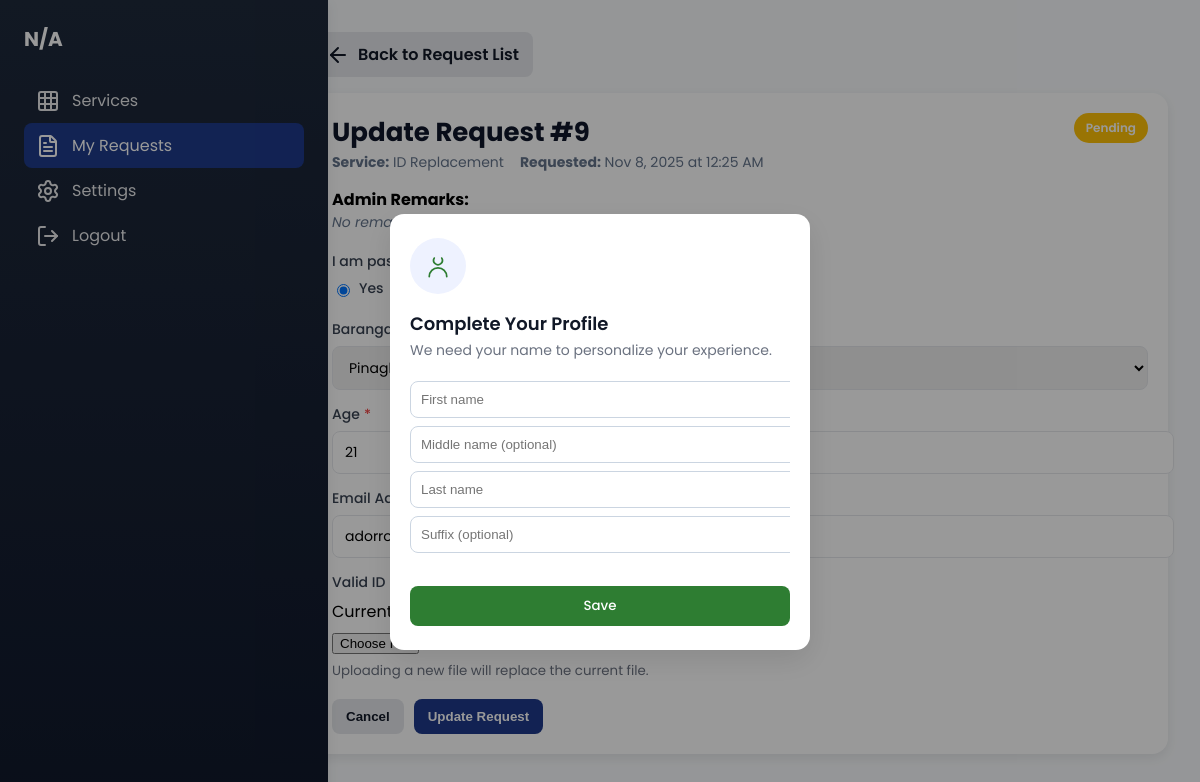
The page /request_update.php?request_id=9 (signed in) on the database its author committed.
### tables this page shows
CREATE TABLE `services_requests` (
  `request_id` int(11) NOT NULL,
  `service_id` int(11) NOT NULL,
  `user_id` bigint(20) UNSIGNED NOT NULL,
  `status_id` int(11) NOT NULL DEFAULT 1,
  `admin_remarks` text DEFAULT NULL,
  `can_update` tinyint(1) NOT NULL DEFAULT 0,
  `requested_at` timestamp NULL DEFAULT current_timestamp()
);

CREATE TABLE `services_list` (
  `service_id` int(11) NOT NULL,
  `name` varchar(255) NOT NULL,
  `description` text DEFAULT NULL,
  `icon` text DEFAULT NULL,
  `button_text` text DEFAULT NULL,
  `is_active` tinyint(1) NOT NULL DEFAULT 1
);

CREATE TABLE `services_request_statuses` (
  `status_id` int(11) NOT NULL,
  `status_name` varchar(100) NOT NULL,
  `description` varchar(255) DEFAULT NULL,
  `color_hex` varchar(7) NOT NULL
);

CREATE TABLE `services_fields` (
  `field_id` int(11) NOT NULL,
  `service_id` int(11) NOT NULL,
  `label` varchar(255) NOT NULL,
  `field_type` varchar(250) NOT NULL,
  `is_required` tinyint(1) NOT NULL DEFAULT 1,
  `display_order` int(11) NOT NULL,
  `allowed_file_types` varchar(255) DEFAULT NULL,
  `visible_when_value` varchar(255) DEFAULT NULL,
  `visible_when_option_id` int(11) DEFAULT NULL,
  `max_file_size_mb` int(11) DEFAULT NULL
);

CREATE TABLE `services_field_options` (
  `option_id` int(11) NOT NULL,
  `field_id` int(11) NOT NULL,
  `option_label` varchar(255) NOT NULL,
  `option_value` varchar(255) NOT NULL,
  `display_order` int(11) NOT NULL DEFAULT 0
);

### request_update.php (the view, shortened to what this page needs)
<?php
require_once 'connection/main_connection.php';
$request_id = isset($_GET['request_id']) ? intval($_GET['request_id']) : 0;
$user_id = intval($_SESSION['user_id']);
$request = null;
try {
    $stmt = $conn->prepare("SELECT sr.request_id, sr.service_id, sr.requested_at, sr.admin_remarks, sl.name AS service_name, srs.status_name, srs.color_hex
                            FROM services_requests sr
                            JOIN services_list sl ON sr.service_id = sl.service_id
                            JOIN services_request_statuses srs ON sr.status_id = srs.status_id
                            WHERE sr.request_id = ? AND sr.user_id = ?");
    $stmt->bind_param('ii', $request_id, $user_id);
    $stmt->execute();
    $res = $stmt->get_result();
    $request = $res->fetch_assoc();
    $service_id = intval($request['service_id']);
    $fields = [];
    $stmtF = $conn->prepare("SELECT field_id, label, field_type, is_required, display_order, visible_when_option_id FROM services_fields WHERE service_id = ? ORDER BY display_order ASC");
    $stmtF->bind_param('i', $service_id);
    $stmtF->execute();
    $resF = $stmtF->get_result();
    while ($row = $resF->fetch_assoc()) {
        $fields[] = $row;
    }
    $options = [];
    $stmtO = $conn->prepare("SELECT option_id, field_id, option_value, option_label FROM services_field_options WHERE field_id IN (SELECT field_id FROM services_fields WHERE service_id = ?)");
    $stmtO->bind_param('i', $service_id);
    $stmtO->execute();
    $resO = $stmtO->get_result();
    while ($row = $resO->fetch_assoc()) {
        $fid = intval($row['field_id']);
        if (!isset($options[$fid])) $options[$fid] = [];
        $options[$fid][] = $row;
    }
    $answers = [];
    $stmtA = $conn->prepare("SELECT field_id, answer_value FROM services_answers WHERE request_id = ?");
    $stmtA->bind_param('i', $request_id);
    $stmtA->execute();
    $resA = $stmtA->get_result();
    while ($row = $resA->fetch_assoc()) {
        $answers[intval($row['field_id'])] = $row['answer_value'];
    }
} catch (Exception $e) {
    error_log('Error loading request update: ' . $e->getMessage());
    header('Location: error.php?type=db');
    exit;
}
?>
<!DOCTYPE html>
<html lang="en">
<head>
</head>
<body>
    <aside class="sidebar">
        <div class="sidebar-header">
            <h2 class="user-fullname"><i data-lucide="graduation-cap"></i> Student Success Office</h2>
        </div>
        <nav>
            <ul class="sidebar-nav">
                <li><a href="home.php"><i data-lucide="grid-3x3"></i> Services</a></li>
                <li><a href="requests.php" class="active"><i data-lucide="file-text"></i> My Requests</a></li>
                <li><a href="settings.php"><i data-lucide="settings"></i> Settings</a></li>
                <li><a href="login.php"><i data-lucide="log-out"></i> Logout</a></li>
            </ul>
        </nav>
    </aside>
    <main class="main-content">
        <div class="container">
            <a href="requests.php" class="btn btn-secondary" style="text-decoration:none; display:inline-flex; align-items:center; gap:8px;"> <i data-lucide="arrow-left"></i> Back to Request List</a>
            <div class="card" style="margin-top: 16px;">
                <div class="header" style="display:flex; justify-content:space-between; align-items:flex-start;">
                    <div>
                        <h1>Update Request #<?php echo htmlspecialchars($request['request_id']); ?></h1>
                        <div class="meta">
                            <div><strong>Service:</strong> <?php echo htmlspecialchars($request['service_name']); ?></div>
                            <div><strong>Requested:</strong> <?php echo date('M j, Y \a\t g:i A', strtotime($request['requested_at'])); ?></div>
                        </div>
                    </div>
                    <div>
                        <span class="status-badge" style="background: <?php echo htmlspecialchars($request['color_hex']); ?>;"><?php echo htmlspecialchars($request['status_name']); ?></span>
                    </div>
                </div>
                <div style="margin-top: 14px;">
                    <strong>Admin Remarks:</strong>
                    <?php if (!empty($request['admin_remarks'])): ?>
                        <div class="remarks"><?php echo nl2br(htmlspecialchars($request['admin_remarks'])); ?></div>
                    <?php else: ?>
                        <div class="remarks empty">No remarks yet</div>
                    <?php endif; ?>
                </div>
                <form id="updateForm" method="POST" action="api/update-service-request.php" enctype="multipart/form-data" style="margin-top:18px;">
                    <?php foreach ($fields as $f): ?>
                        <?php
                        $fid = intval($f['field_id']);
                        $label = $f['label'];
                        $type = $f['field_type'];
                        $required = intval($f['is_required']) === 1;
                        $name = 'field-' . $fid;
                        $current = isset($answers[$fid]) ? $answers[$fid] : '';
                        $visibleOptionId = isset($f['visible_when_option_id']) ? intval($f['visible_when_option_id']) : null;
                        ?>
                        <div class="form-row" id="field-container-field-<?php echo $fid; ?>" data-visible-when-option-id="<?php echo $visibleOptionId ? htmlspecialchars($visibleOptionId) : ''; ?>" style="position: relative; display: <?php echo $visibleOptionId ? 'none' : 'block'; ?>;">
                            <label><?php echo htmlspecialchars($label); ?><?php if ($required): ?><span style="color:#ef4444; margin-left:4px;">*</span><?php endif; ?></label>
                            <?php if ($type === 'textarea'): ?>
                                <textarea name="<?php echo $name; ?>" rows="3" <?php echo $required ? 'required' : ''; ?>><?php echo htmlspecialchars($current); ?></textarea>
                            <?php elseif ($type === 'date'): ?>
                                <input type="date" name="<?php echo $name; ?>" value="<?php echo htmlspecialchars($current); ?>" <?php echo $required ? 'required' : ''; ?> />
                            <?php elseif ($type === 'select'): ?>
                                <select name="<?php echo $name; ?>" <?php echo $required ? 'required' : ''; ?>>
                                    <option value="">-- Select --</option>
                                    <?php foreach (($options[$fid] ?? []) as $opt): ?>
                                        <?php $selected = ($current === $opt['option_value']) ? 'selected' : ''; ?>
                                        <option value="<?php echo htmlspecialchars($opt['option_value']); ?>" data-option-id="<?php echo htmlspecialchars($opt['option_id']); ?>" <?php echo $selected; ?>><?php echo htmlspecialchars($opt['option_label']); ?></option>
                                    <?php endforeach; ?>
                                </select>
                            <?php elseif ($type === 'radio'): ?>
                                <div>
                                    <?php foreach (($options[$fid] ?? []) as $opt): ?>
                                        <?php $checked = ($current === $opt['option_value']) ? 'checked' : ''; ?>
                                        <label style="display:inline-flex; align-items:center; gap:6px; margin-right:16px;">
                                            <input type="radio" name="<?php echo $name; ?>" value="<?php echo htmlspecialchars($opt['option_value']); ?>" data-option-id="<?php echo htmlspecialchars($opt['option_id']); ?>" <?php echo $checked; ?> <?php echo $required ? 'required' : ''; ?> />
                                            <?php echo htmlspecialchars($opt['option_label']); ?>
                                        </label>
                                    <?php endforeach; ?>
                                </div>
                            <?php elseif ($type === 'file'): ?>
                                <?php if ($current): ?>
                                    <div style="margin-bottom:6px;">Current: <a href="<?php echo htmlspecialchars($current); ?>" target="_blank" rel="noopener" style="color: var(--primary); text-decoration: none;"><?php echo htmlspecialchars(basename($current)); ?></a></div>
                                <?php endif; ?>
                                <small style="display:block; color:#6b7280; margin-top:6px;">Uploading a new file will replace the current file.</small>
                            <?php else: ?>
                                <input type="text" name="<?php echo $name; ?>" value="<?php echo htmlspecialchars($current); ?>" <?php echo $required ? 'required' : ''; ?> />
                            <?php endif; ?>
                        </div>
                    <?php endforeach; ?>
                    <div class="button-group">
                        <button type="button" class="btn btn-secondary" onclick="window.location.href='request_view.php?request_id=<?php echo htmlspecialchars($request_id); ?>'">Cancel</button>
                        <button type="submit" class="btn btn-primary" id="updateBtn">Update Request</button>
                    </div>
                </form>
            </div>
        </div>
    </main>
    <?php include 'includes/modal.php'; ?>
</body>
</html>

### request_update.php (style rules this page uses)
:root { --primary: #1E3A8A; --on-primary: #fff; --background: #f8fafc; --surface: #fff; --on-surface: #64748b; --on-background: #0f172a; --elevation-1: 0 4px 12px rgba(0, 0, 0, 0.08); }
body { font-family: 'Poppins', sans-serif; background: var(--background); margin: 0; }
.sidebar { position: fixed; left: 0; top: 0; bottom: 0; width: 280px; background: linear-gradient(180deg, #1E293B 0%, #0F172A 100%); color: #fff; box-shadow: var(--elevation-1); padding: 24px; }
.sidebar-header h2 { margin: 0; font-size: 20px; display: flex; align-items: center; gap: 10px; }
.sidebar-nav { list-style: none; padding: 0; margin: 24px 0 0 0; }
.sidebar-nav a { display: flex; align-items: center; gap: 12px; color: #fff; text-decoration: none; padding: 10px 12px; border-radius: 8px; opacity: .9; }
.sidebar-nav a.active { background: var(--primary); color: var(--on-primary); opacity: 1; }
.main-content { margin-left: 280px; padding: 32px; min-height: 100vh; }
.container { max-width: 1100px; margin: 0 auto; }
.card { background: var(--surface); border-radius: 16px; box-shadow: var(--elevation-1); padding: 20px; }
.header h1 { margin: 0; font-size: 26px; color: var(--on-background); }
.meta { display: flex; gap: 16px; align-items: center; color: var(--on-surface); font-size: 14px; }
.form-row { margin-top: 14px; }
.form-row label { display: block; margin-bottom: 6px; font-weight: 500; color: #374151; font-size: 14px; }
.button-group { margin-top: 18px; display: flex; gap: 10px; }
.btn { padding: 10px 14px; border: none; border-radius: 8px; font-weight: 600; cursor: pointer; }
.btn-primary { background: var(--primary); color: var(--on-primary); }
.btn-secondary { background: #e5e7eb; color: #111827; }
.status-badge { display: inline-flex; align-items: center; padding: 6px 12px; border-radius: 20px; font-size: 12px; font-weight: 600; color: #fff; }
.remarks { color: var(--on-surface); font-size: 14px; line-height: 1.5; }
.empty { color: var(--on-surface); font-style: italic; }

### includes/modal.php (style rules this page uses)
:root { --bg: #f6f8fb; --card: #ffffff; --muted: #6b7280; --accent: #2E7D32; --cancel: #e5e7eb; --text: #111827; }

### rows shown on the page
services_requests: request_id "9", service.name "ID Replacement", requested_at "Nov 8, 2025 at 12:25 AM", status.status_name "Pending"
services_fields: label "I am pasig…", is_required "☑ Yes"
services_field_options: option_label "Yes"
services_fields: label "Barangay"
services_fields: label "Age"
services_fields: label "Email Address"
services_fields: label "Valid ID"
